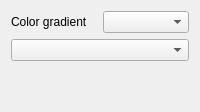
                  <widget class="QWidget" name="page_4">
                   <layout class="QGridLayout" name="gridLayout_8">
                    <item row="1" column="0" colspan="2">
                     <widget class="QComboBox" name="comboBox_genericlevels">
                      <property name="toolTip">
                       <string>&lt;html&gt;&lt;head/&gt;&lt;body&gt;&lt;p&gt;Customizables classes by editing the file :&lt;/p&gt;&lt;p&gt;C:\Users\&amp;quot;your name&amp;quot;\.qgis2\python\plugins\PostTelemac\classes.txt&lt;/p&gt;&lt;/body&gt;&lt;/html&gt;</string>
                      </property>
                     </widget>
                    </item>
                    <item row="0" column="1">
                     <widget class="QComboBox" name="comboBox_clrgame">
                      <property name="toolTip">
                       <string>&lt;html&gt;&lt;head/&gt;&lt;body&gt;&lt;p&gt;Color gradient configurable by adding color gradient in&lt;/p&gt;&lt;p&gt;Settings\Style manager\Color ramp&lt;/p&gt;&lt;/body&gt;&lt;/html&gt;</string>
                      </property>
                     </widget>
                    </item>
                    <item row="0" column="0">
                     <widget class="QLabel" name="label_8">
                      <property name="sizePolicy">
                       <sizepolicy hsizetype="Preferred" vsizetype="Fixed">
                        <horstretch>0</horstretch>
                        <verstretch>0</verstretch>
                       </sizepolicy>
                      </property>
                      <property name="text">
                       <string>Color gradient</string>
                      </property>
                     </widget>
                    </item>
                    <item row="2" column="0">
                     <spacer name="verticalSpacer_10">
                      <property name="orientation">
                       <enum>Qt::Vertical</enum>
                      </property>
                      <property name="sizeHint" stdset="0">
                       <size>
                        <width>20</width>
                        <height>40</height>
                       </size>
                      </property>
                     </spacer>
                    </item>
                   </layout>
                  </widget>
